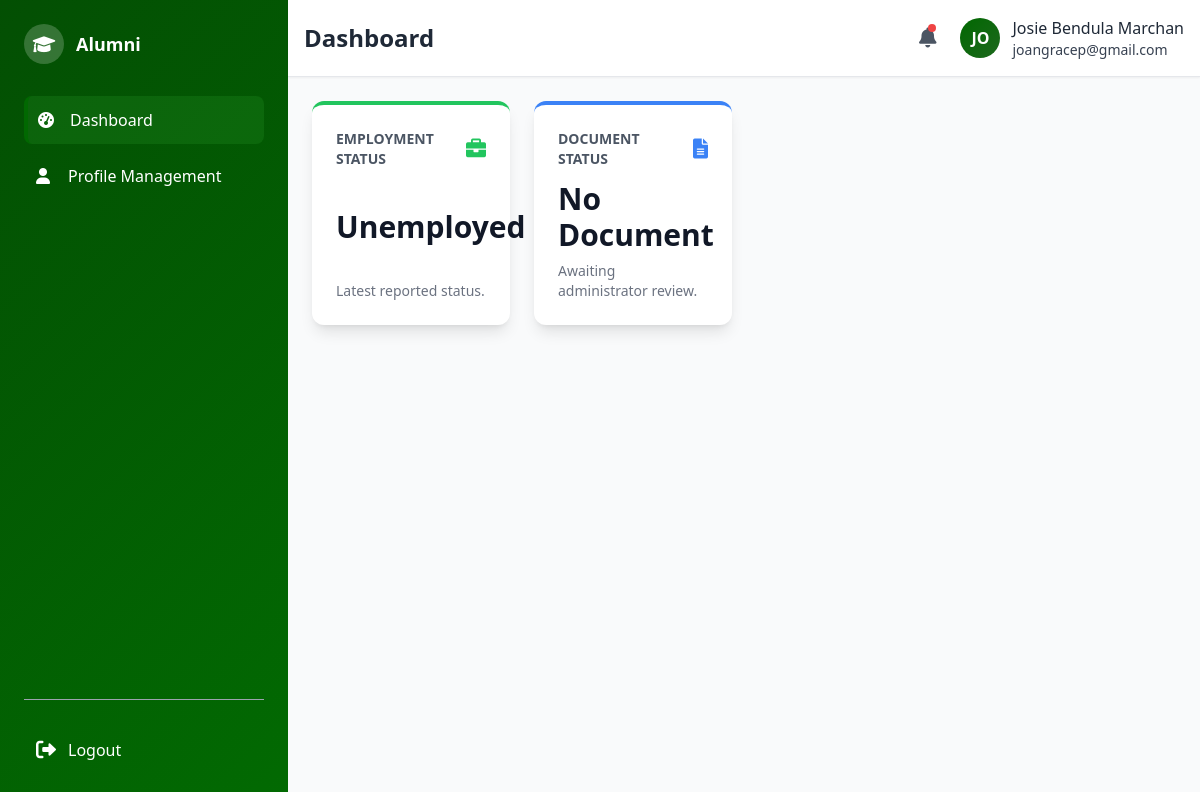
Page /alumni/alumni_dashboard.php (signed in) on the earlier database version.
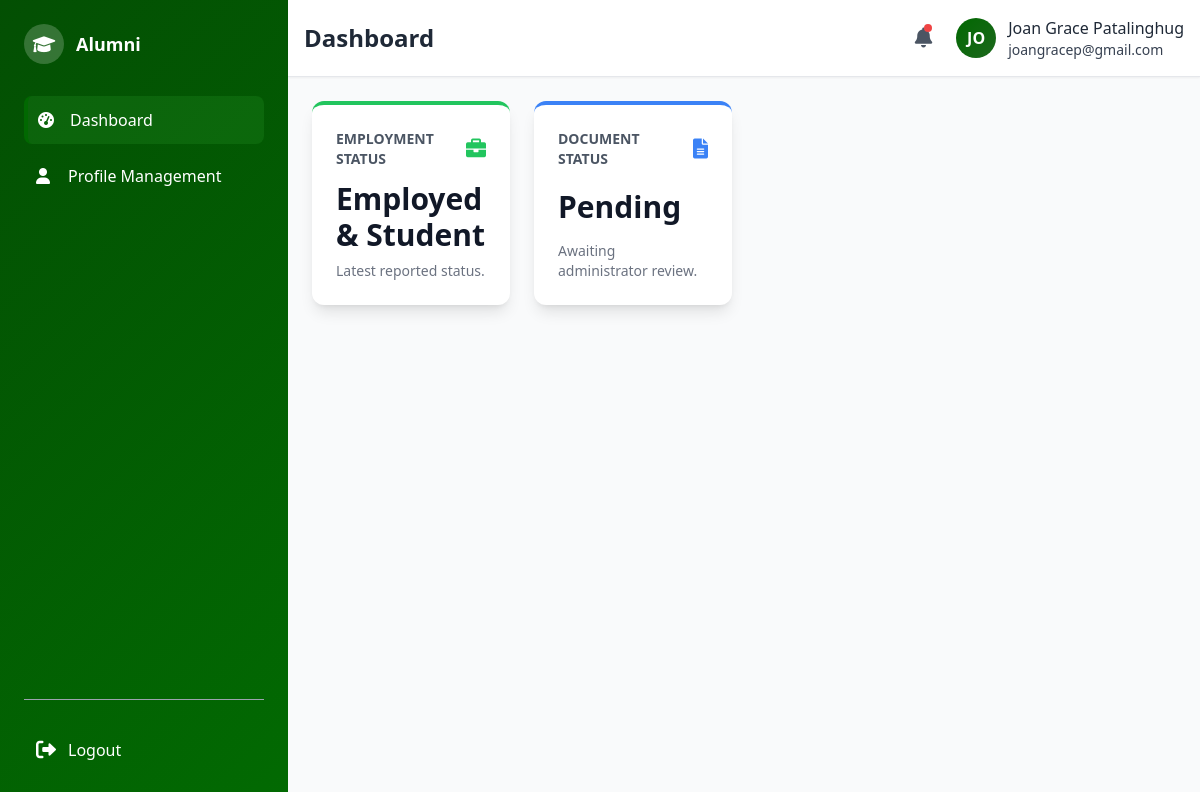
Same page on the later database version.
### tables this page shows
CREATE TABLE `alumni_profile` (
  `user_id` int(11) NOT NULL,
  `address_id` int(11) DEFAULT NULL,
  `first_name` varchar(100) NOT NULL,
  `middle_name` varchar(100) DEFAULT NULL,
  `last_name` varchar(100) NOT NULL,
  `contact_number` varchar(20) NOT NULL,
  `year_graduated` year(4) DEFAULT NULL,
  `employment_status` enum('Employed','Self-Employed','Unemployed','Student','Employed & Student') DEFAULT NULL,
  `photo_path` varchar(255) DEFAULT NULL,
  `last_profile_update` timestamp NULL DEFAULT NULL
);

### alumni/alumni_dashboard.php (the view, shortened to what the changed rows need)
<?php
include("../connect.php");
$page_title = "Dashboard";
$user_id = $_SESSION["user_id"];
$stmt = $conn->prepare("SELECT first_name, middle_name, last_name, year_graduated, last_profile_update, employment_status FROM alumni_profile WHERE user_id = ?");
$stmt->bind_param("i", $user_id);
$stmt->execute();
$result = $stmt->get_result();
$profile_info = $result->fetch_assoc() ?: [];
$profile = ['employment_status' => $profile_info['employment_status'] ?? 'Not Set'];
$document = ['document_status' => 'No Document'];
if (!empty($profile_info)) {
    $stmt = $conn->prepare("SELECT document_status FROM alumni_documents WHERE user_id = ? ORDER BY doc_id DESC LIMIT 1");
    $stmt->bind_param("i", $user_id);
    $stmt->execute();
    $result = $stmt->get_result();
    $document = $result->fetch_assoc() ?: ['document_status' => 'No Document'];
}
?>
<div class="space-y-6">
    <div class="grid grid-cols-1 md:grid-cols-2 lg:grid-cols-4 gap-6">
        <div class="bg-white p-6 rounded-xl shadow-lg flex flex-col justify-between hover:shadow-xl transition duration-200 border-t-4 border-green-500">
            <div class="flex items-center justify-between mb-3">
                <h3 class="text-sm font-semibold text-gray-600 uppercase">Employment Status</h3>
                <i class="fas fa-briefcase text-xl text-green-500"></i>
            </div>
            <p class="text-3xl font-bold text-gray-900"><?php echo htmlspecialchars($profile['employment_status']); ?></p>
            <p class="text-sm text-gray-500 mt-2">Latest reported status.</p>
        </div>
        <div class="bg-white p-6 rounded-xl shadow-lg flex flex-col justify-between hover:shadow-xl transition duration-200 border-t-4 border-blue-500">
            <div class="flex items-center justify-between mb-3">
                <h3 class="text-sm font-semibold text-gray-600 uppercase">Document Status</h3>
                <i class="fas fa-file-alt text-xl text-blue-500"></i>
            </div>
            <p class="text-3xl font-bold text-gray-900"><?php echo htmlspecialchars($document['document_status']); ?></p>
            <p class="text-sm text-gray-500 mt-2">Awaiting administrator review.</p>
        </div>
    </div>
</div>
<?php
$page_content = ob_get_clean();
include("alumni_format.php");
?>

### alumni/alumni_format.php (shortened to what the changed rows need)
<?php
include("../connect.php");
$user_id = $_SESSION["user_id"];
$stmt = $conn->prepare("
    SELECT ap.first_name, ap.middle_name, ap.last_name, u.email
    FROM alumni_profile AS ap
    LEFT JOIN users AS u ON ap.user_id = u.user_id
    WHERE ap.user_id = ?
");
$stmt->bind_param("i", $user_id);
$stmt->execute();
$result = $stmt->get_result();
$profile = $result->fetch_assoc() ?: [];
$full_name = 'Alumni';
if (!empty($profile)) {
    $full_name = trim(
        ($profile['first_name'] ?? '') . ' ' .
        ($profile['middle_name'] ?? '') . ' ' .
        ($profile['last_name'] ?? '')
    );
}
$page_title = $page_title ?? "Alumni Page";
?>
<!DOCTYPE html>
<html lang="en">
<head>
    <script src="https://cdn.tailwindcss.com"></script>
    <link href="https://cdnjs.cloudflare.com/ajax/libs/font-awesome/6.0.0/css/all.min.css" rel="stylesheet">
    <link rel="stylesheet" href="alumni_format.css">
</head>
<body class="bg-gray-50 min-h-screen flex">
    <div class="w-72 gradient-bg text-white flex-shrink-0 flex flex-col h-screen justify-between">
        <div class="p-6">
            <div class="flex items-center space-x-3 mb-8">
                <h2 class="font-bold text-lg">Alumni</h2>
            </div>
        </div>
    </div>
    <div class="flex-1 flex flex-col">
        <header class="bg-white shadow-sm border-b p-4">
            <div class="flex items-center justify-between">
                <h1 class="text-2xl font-bold text-gray-800"><?php echo htmlspecialchars($page_title); ?></h1>
                <div class="flex items-center space-x-6">
                    <div class="flex items-center space-x-3">
                            <?php
                            $stmt = $conn->prepare("SELECT name, email FROM users WHERE user_id = ?");
                            $stmt->bind_param("i", $user_id);
                            $stmt->execute();
                            $result = $stmt->get_result();
                            $user_email = '';
                            if ($row = $result->fetch_assoc()) {
                                $user_email = $row['email'];
                            }
                            ?>
                        <div class="hidden md:block">
                            <p class="font-medium text-gray-800">
                                <?php echo htmlspecialchars($full_name); ?>
                            </p>
                            <p class="font-medium text-gray-700 text-sm">
                                <?php echo htmlspecialchars($user_email); ?>
                            </p>
                        </div>
                    </div>
                </div>
            </div>
        </header>
        <main class="flex-1 p-6 overflow-auto">
            <?php echo $page_content ?? ''; ?>
        </main>
    </div>
</body>
</html>

Differences in the rows shown:
changed alumni_profile: full_name "Josie Bendula Marchan" → "Joan Grace Patalinghug"; employment_status "Unemployed" → "Employed & Student"
Other differences:
$document['document_status']: "No Document" → "Pending"
